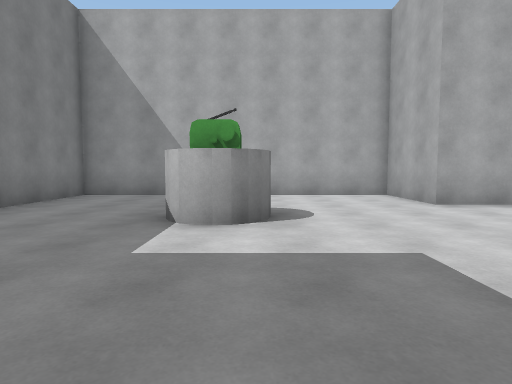
View 1 (above)

16 first-person views from a walk through a Unity game level. The camera is 1.3 m above the floor, tilts 4° down and sees 75° across. The floor is counted in squares, 2 m on a side. Each view is taken from the middle of a square. On the plan, view 1 faces up. The plan holds only what a view shows up to about 10 squares ahead; the rest is blank. The player is left out.

View 2
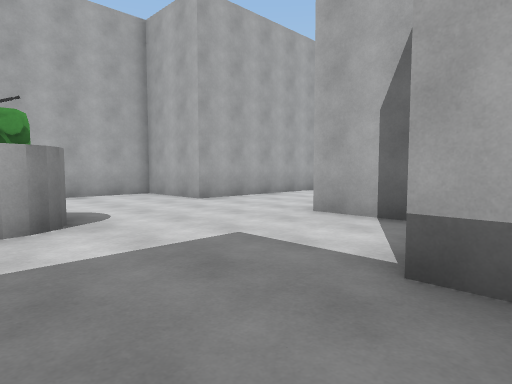

View 3
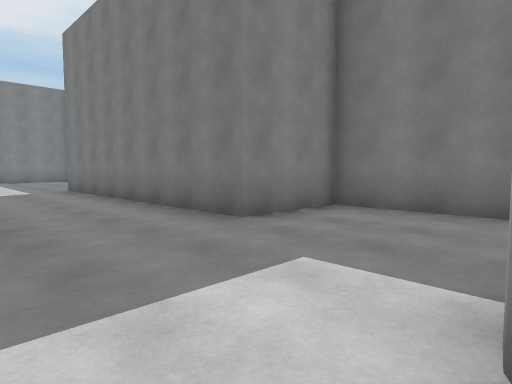

View 4
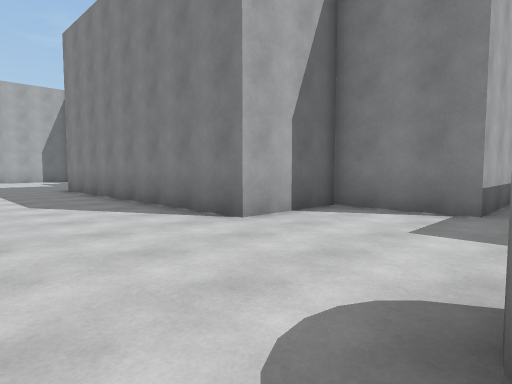

View 5
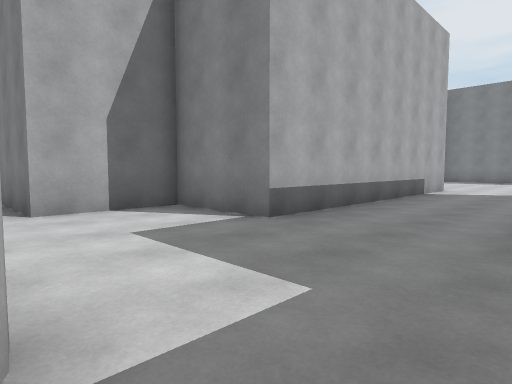

View 6
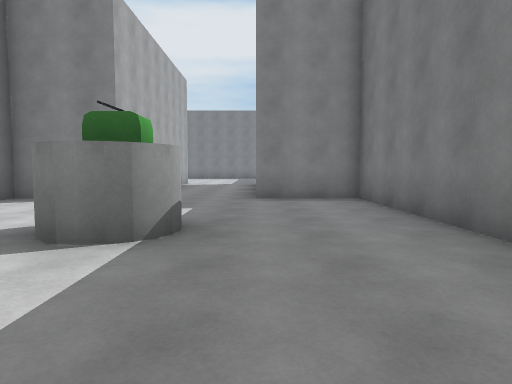

View 7
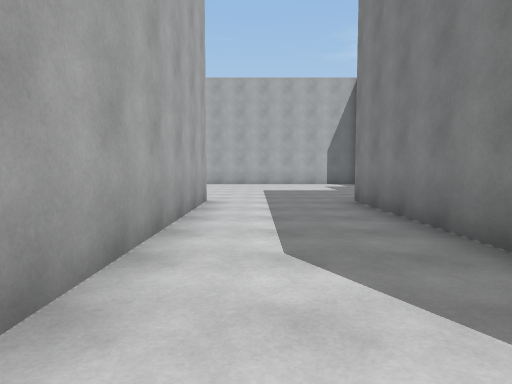

View 8
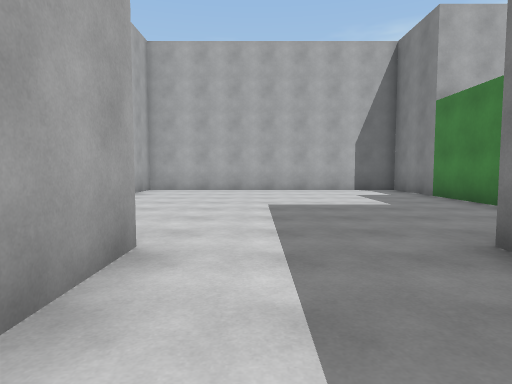

View 9
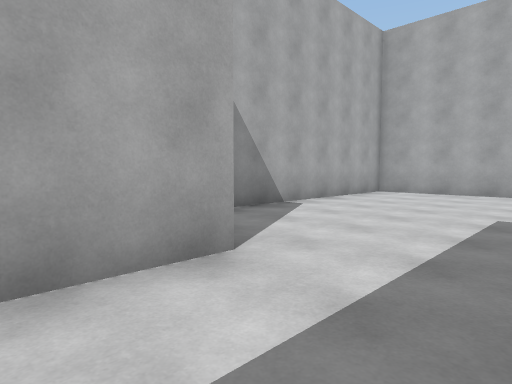

View 10
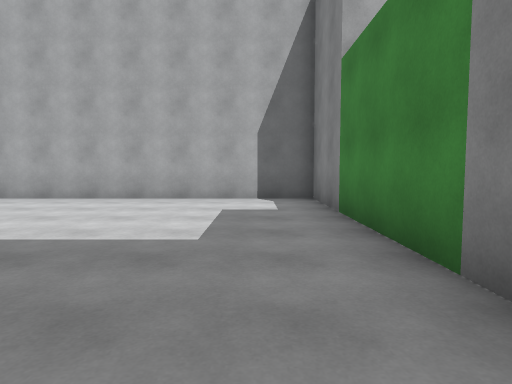

View 11
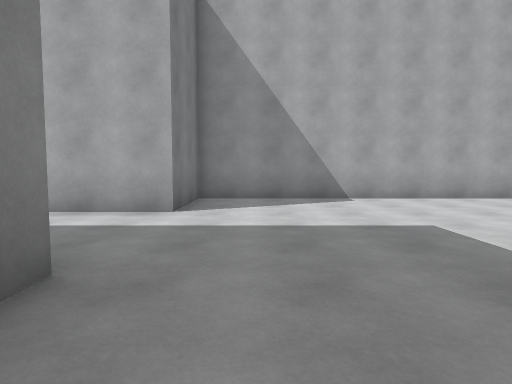

View 12
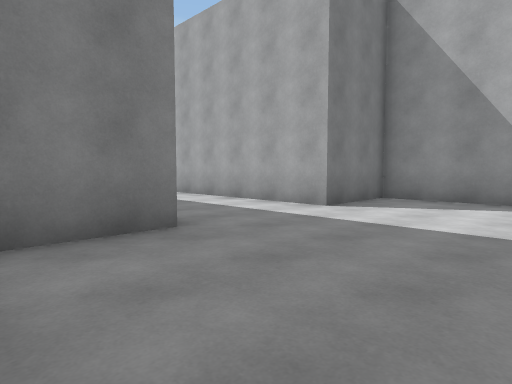

View 13
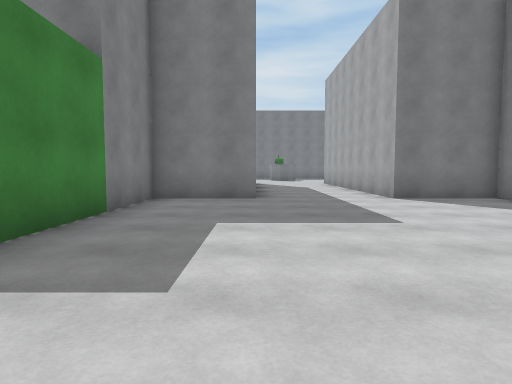

View 14
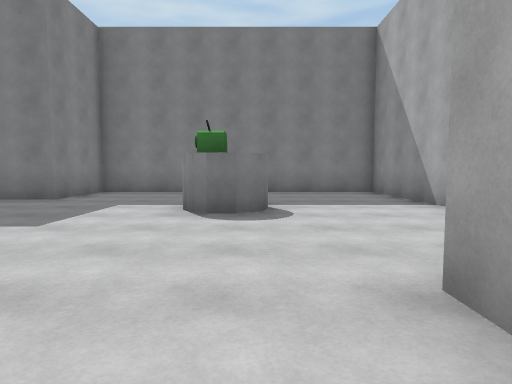

View 15
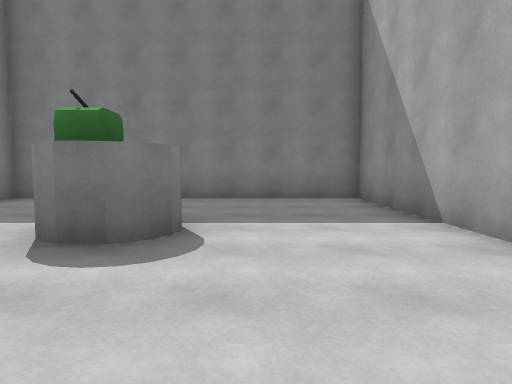

View 16
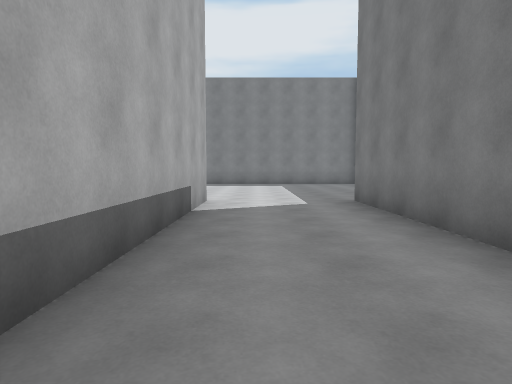

### Floor plan
Points are (right, up) in squares from view 1. A wall is a line through its corners. A room is listed if a view was taken in it or the views show most of it. See-through windows are left out.
Room 1 (views 1, 2, 3, 4, 5, 6, 7, 8, 9, 14, 15, 16)
walls: (1, -6.8) (1, 0.7) (3.2, 0.7) (3.2, 3) (10.8, 3); (10.8, 6) (3.2, 6) (3.2, 8.3) (-4.3, 8.3) (-4.3, 0.7) (-2, 0.7) (-2, -6.8)
ways out: opening at (10, 4.5) to room 2; opening at (-0.5, -6.5)
objects: other object (-1, 4) to (0, 5)
Room 2 (views 10, 11, 12, 13)
walls: (10.8, 3) (10.8, 0.7) (18.3, 0.7) (18.3, 8.3) (10.8, 8.3) (10.8, 6)
ways out: opening at (10, 4.5) to room 1

Positions as (right, up) in squares from view 1, and headings:
1: (0, 0), facing up
2: (-1, 0), facing up-right
3: (1, 4), facing down-left
4: (0, 6), facing down-right
5: (-2, 4), facing down-right
6: (-2, 8), facing down
7: (4, 5), facing right
8: (8, 5), facing right
9: (9, 4), facing up-right
10: (11, 2), facing right
11: (12, 1), facing up
12: (14, 1), facing up-left
13: (18, 3), facing left
14: (5, 5), facing left
15: (3, 6), facing left
16: (0, 0), facing down
